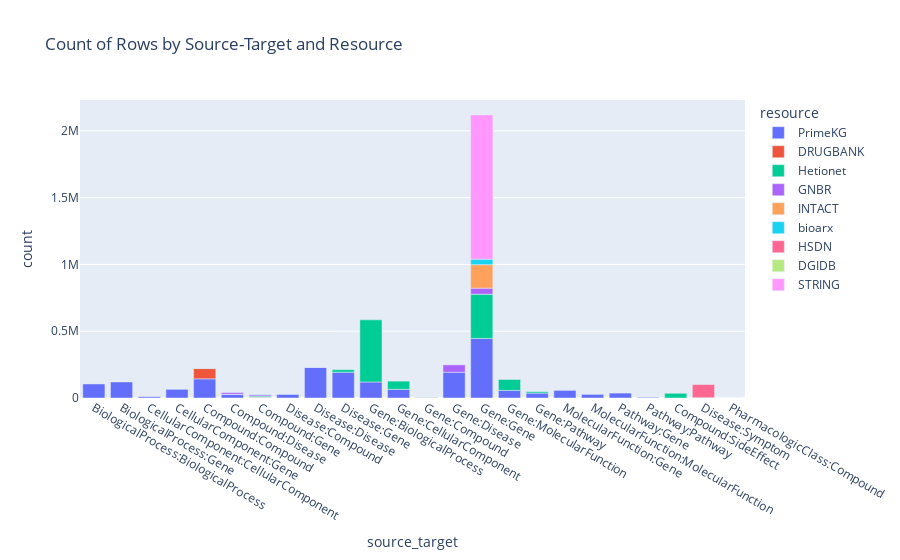

Source (notebook cell):
### Code cell
import plotly.express as px

relations_subset["source_target"] = relations_subset["source_type"] + ":" + relations_subset["target_type"]

# Group the data by 'label' and 'resource' and count the rows
grouped_df = relations_subset.groupby(['source_target', "resource"]).size().reset_index(name='count')

# Create the bar chart using Plotly Express
fig2 = px.bar(grouped_df, x='source_target', y='count', color='resource', title='Count of Rows by Source-Target and Resource')

# Show the plot
fig2.show(renderer='vscode')

### Figure 1 — Plotly figure (JSON) as saved in the notebook; plotly's stock layout.template omitted (floating-point values rounded to 4 significant figures)
{"data": [{"alignmentgroup": "True", "hovertemplate": "resource=PrimeKG<br>source_target=%{x}<br>count=%{y}<extra></extra>", "legendgroup": "PrimeKG", "marker": {"color": "#636efa", "pattern": {"shape": ""}}, "name": "PrimeKG", "offsetgroup": "PrimeKG", "orientation": "v", "showlegend": true, "textposition": "auto", "type": "bar", "x": ["BiologicalProcess:BiologicalProcess", "BiologicalProcess:Gene", "CellularComponent:CellularComponent", "CellularComponent:Gene", "Compound:Compound", "Compound:Disease", "Compound:Gene", "Disease:Compound", "Disease:Disease", "Disease:Gene", "Gene:BiologicalProcess", "Gene:CellularComponent", "Gene:Compound", "Gene:Disease", "Gene:Gene", "Gene:MolecularFunction", "Gene:Pathway", "MolecularFunction:Gene", "MolecularFunction:MolecularFunction", "Pathway:Gene", "Pathway:Pathway"], "xaxis": "x", "y": [105144, 119978, 9636, 64999, 143564, 26283, 4580, 26283, 229168, 192768, 119978, 64999, 4580, 192768, 446364, 57032, 36776, 57032, 26956, 36776, 5068], "yaxis": "y"}, {"alignmentgroup": "True", "hovertemplate": "resource=DRUGBANK<br>source_target=%{x}<br>count=%{y}<extra></extra>", "legendgroup": "DRUGBANK", "marker": {"color": "#EF553B", "pattern": {"shape": ""}}, "name": "DRUGBANK", "offsetgroup": "DRUGBANK", "orientation": "v", "showlegend": true, "textposition": "auto", "type": "bar", "x": ["Compound:Compound", "Compound:Disease", "Compound:Gene"], "xaxis": "x", "y": [76977, 1367, 3572], "yaxis": "y"}, {"alignmentgroup": "True", "hovertemplate": "resource=Hetionet<br>source_target=%{x}<br>count=%{y}<extra></extra>", "legendgroup": "Hetionet", "marker": {"color": "#00cc96", "pattern": {"shape": ""}}, "name": "Hetionet", "offsetgroup": "Hetionet", "orientation": "v", "showlegend": true, "textposition": "auto", "type": "bar", "x": ["Compound:Compound", "Compound:Disease", "Compound:Gene", "Compound:SideEffect", "Disease:Disease", "Disease:Gene", "Disease:Symptom", "Gene:BiologicalProcess", "Gene:CellularComponent", "Gene:Gene", "Gene:MolecularFunction", "Gene:Pathway", "PharmacologicClass:Compound"], "xaxis": "x", "y": [1266, 331, 7027, 35323, 297, 19181, 2622, 465141, 61482, 330715, 81572, 10400, 207], "yaxis": "y"}, {"alignmentgroup": "True", "hovertemplate": "resource=GNBR<br>source_target=%{x}<br>count=%{y}<extra></extra>", "legendgroup": "GNBR", "marker": {"color": "#ab63fa", "pattern": {"shape": ""}}, "name": "GNBR", "offsetgroup": "GNBR", "orientation": "v", "showlegend": true, "textposition": "auto", "type": "bar", "x": ["Compound:Disease", "Compound:Gene", "Gene:Disease", "Gene:Gene"], "xaxis": "x", "y": [12697, 10354, 55366, 45185], "yaxis": "y"}, {"alignmentgroup": "True", "hovertemplate": "resource=INTACT<br>source_target=%{x}<br>count=%{y}<extra></extra>", "legendgroup": "INTACT", "marker": {"color": "#FFA15A", "pattern": {"shape": ""}}, "name": "INTACT", "offsetgroup": "INTACT", "orientation": "v", "showlegend": true, "textposition": "auto", "type": "bar", "x": ["Compound:Gene", "Gene:Gene"], "xaxis": "x", "y": [26, 175673], "yaxis": "y"}, {"alignmentgroup": "True", "hovertemplate": "resource=bioarx<br>source_target=%{x}<br>count=%{y}<extra></extra>", "legendgroup": "bioarx", "marker": {"color": "#19d3f3", "pattern": {"shape": ""}}, "name": "bioarx", "offsetgroup": "bioarx", "orientation": "v", "showlegend": true, "textposition": "auto", "type": "bar", "x": ["Compound:Gene", "Gene:Gene"], "xaxis": "x", "y": [2827, 41320], "yaxis": "y"}, {"alignmentgroup": "True", "hovertemplate": "resource=HSDN<br>source_target=%{x}<br>count=%{y}<extra></extra>", "legendgroup": "HSDN", "marker": {"color": "#FF6692", "pattern": {"shape": ""}}, "name": "HSDN", "offsetgroup": "HSDN", "orientation": "v", "showlegend": true, "textposition": "auto", "type": "bar", "x": ["Disease:Symptom"], "xaxis": "x", "y": [98153], "yaxis": "y"}, {"alignmentgroup": "True", "hovertemplate": "resource=DGIDB<br>source_target=%{x}<br>count=%{y}<extra></extra>", "legendgroup": "DGIDB", "marker": {"color": "#B6E880", "pattern": {"shape": ""}}, "name": "DGIDB", "offsetgroup": "DGIDB", "orientation": "v", "showlegend": true, "textposition": "auto", "type": "bar", "x": ["Gene:Compound"], "xaxis": "x", "y": [2703], "yaxis": "y"}, {"alignmentgroup": "True", "hovertemplate": "resource=STRING<br>source_target=%{x}<br>count=%{y}<extra></extra>", "legendgroup": "STRING", "marker": {"color": "#FF97FF", "pattern": {"shape": ""}}, "name": "STRING", "offsetgroup": "STRING", "orientation": "v", "showlegend": true, "textposition": "auto", "type": "bar", "x": ["Gene:Gene"], "xaxis": "x", "y": [1080123], "yaxis": "y"}], "layout": {"barmode": "relative", "legend": {"title": {"text": "resource"}, "tracegroupgap": 0}, "title": {"text": "Count of Rows by Source-Target and Resource"}, "xaxis": {"anchor": "y", "domain": [0, 1], "title": {"text": "source_target"}}, "yaxis": {"anchor": "x", "domain": [0, 1], "title": {"text": "count"}}}}
